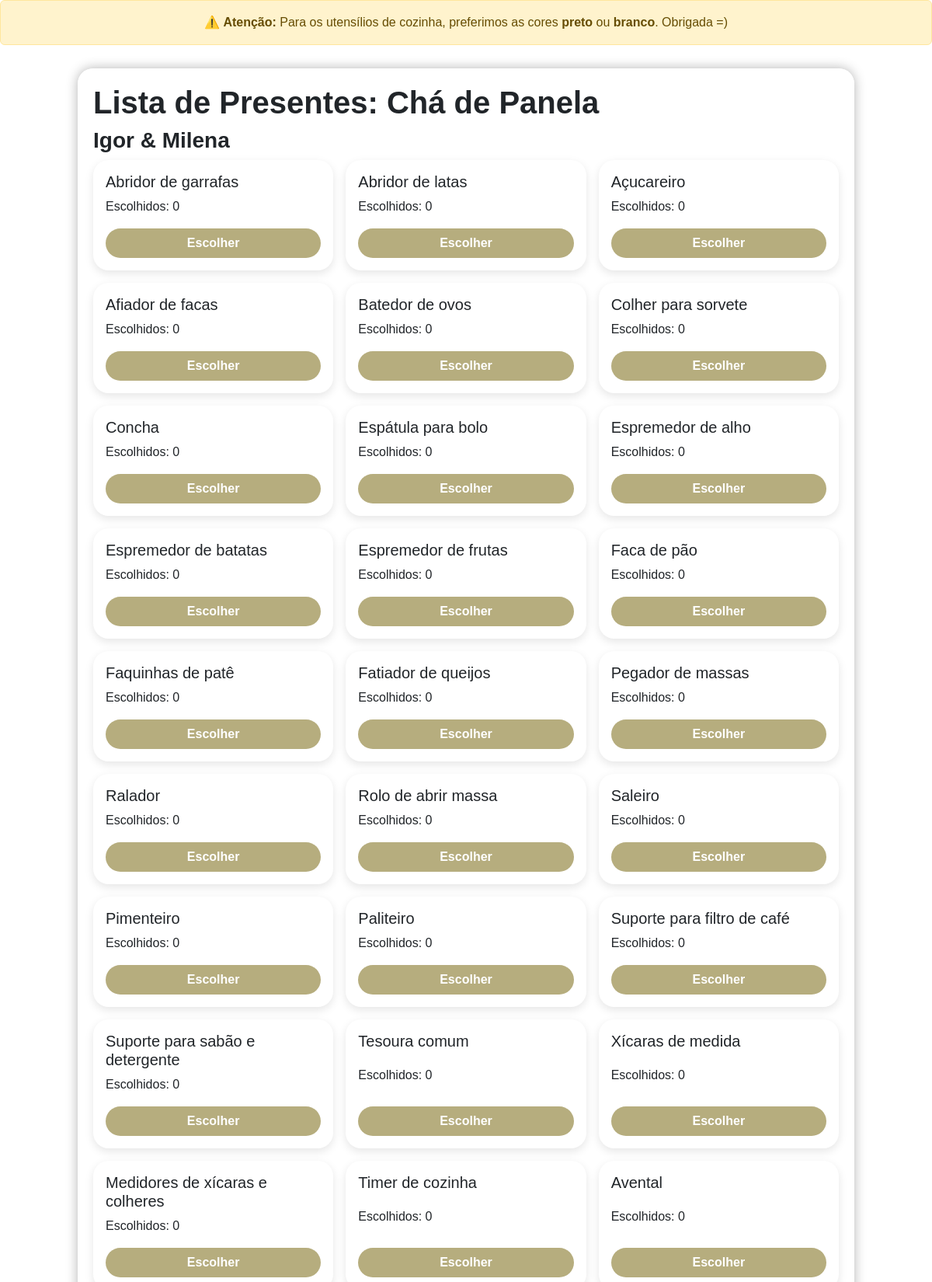
The page / (upper part) on the database its author committed.
### models.py (models this page shows)
class Presente(db.Model):
    id = db.Column(db.Integer, primary_key=True)
    nome = db.Column(db.String(100), nullable=False)

### app.py (the view)
@app.route('/')
def index():
    presentes = Presente.query.order_by(Presente.id).all()
    return render_template('index.html', presentes=presentes)

### templates/index.html (shortened to what this page needs)
<!DOCTYPE html>
<html lang="pt-br">
<head>
    <link href="https://cdn.jsdelivr.net/npm/bootstrap@5.3.0/dist/css/bootstrap.min.css" rel="stylesheet" />
</head>
<body>
    <div class="alert alert-warning text-center mb-0" role="alert">
        ⚠️ <strong>Atenção:</strong> Para os utensílios de cozinha, preferimos as cores <strong>preto</strong> ou
        <strong>branco</strong>. Obrigada =)
    </div>
    <div class="container">
        <h1> Lista de Presentes: Chá de Panela</h1>
        <h3>Igor & Milena</h3>
        <div class="row row-cols-1 row-cols-sm-2 row-cols-md-3 g-3">
            {% for presente in presentes %}
            <div class="col">
                <div class="card p-3">
                    <h5>{{ presente.nome }}</h5>
                    <p>Escolhidos: {{ presente.escolhas | sum(attribute='quantidade') or 0 }}</p>
                    <a href="{{ url_for('escolher_presente', presente_id=presente.id) }}" class="btn btn-custom w-100">
                        Escolher
                    </a>
                </div>
            </div>
            {% endfor %}
        </div>
    </div>
</body>
</html>

### templates/index.html (style rules this page uses)
body { font-family: 'Poppins', sans-serif; background: url('/static/fundo.png') no-repeat center center fixed; background-size: cover; margin: 0; padding: 0; }
.container { max-width: 1000px; margin-top: 30px; margin-bottom: 30px; background-color: rgba(255, 255, 255, 0.85); border-radius: 20px; padding: 20px; box-shadow: 0 0 15px rgba(0, 0, 0, 0.3); }
.card { border: none; border-radius: 20px; background-color: transparent; box-shadow: 0 4px 12px rgba(0, 0, 0, 0.1); transition: 0.3s; height: 100%; display: flex; flex-direction: column; justify-content: space-between; }
.btn-custom { background-color: #b6ad7e; color: white; border-radius: 50px; font-weight: 600; }
h1, h2, h3 { text-align: left; font-weight: 600; }

### rows shown on the page
Presente: nome "Abridor de garrafas", escolhas|sum "0"
Presente: nome "Abridor de latas", escolhas|sum "0"
Presente: nome "Açucareiro", escolhas|sum "0"
Presente: nome "Afiador de facas", escolhas|sum "0"
Presente: nome "Batedor de ovos", escolhas|sum "0"
Presente: nome "Colher para sorvete", escolhas|sum "0"
Presente: nome "Concha", escolhas|sum "0"
Presente: nome "Espátula para bolo", escolhas|sum "0"
Presente: nome "Espremedor de alho", escolhas|sum "0"
Presente: nome "Espremedor de batatas", escolhas|sum "0"
Presente: nome "Espremedor de frutas", escolhas|sum "0"
Presente: nome "Faca de pão", escolhas|sum "0"
Presente: nome "Faquinhas de patê", escolhas|sum "0"
Presente: nome "Fatiador de queijos", escolhas|sum "0"
Presente: nome "Pegador de massas", escolhas|sum "0"
Presente: nome "Ralador", escolhas|sum "0"
Presente: nome "Rolo de abrir massa", escolhas|sum "0"
Presente: nome "Saleiro", escolhas|sum "0"
Presente: nome "Pimenteiro", escolhas|sum "0"
Presente: nome "Paliteiro", escolhas|sum "0"
Presente: nome "Suporte para filtro de café", escolhas|sum "0"
Presente: nome "Suporte para sabão e detergente", escolhas|sum "0"
Presente: nome "Tesoura comum", escolhas|sum "0"
Presente: nome "Xícaras de medida", escolhas|sum "0"
Presente: nome "Medidores de xícaras e colheres", escolhas|sum "0"
Presente: nome "Timer de cozinha", escolhas|sum "0"
Presente: nome "Avental", escolhas|sum "0"
